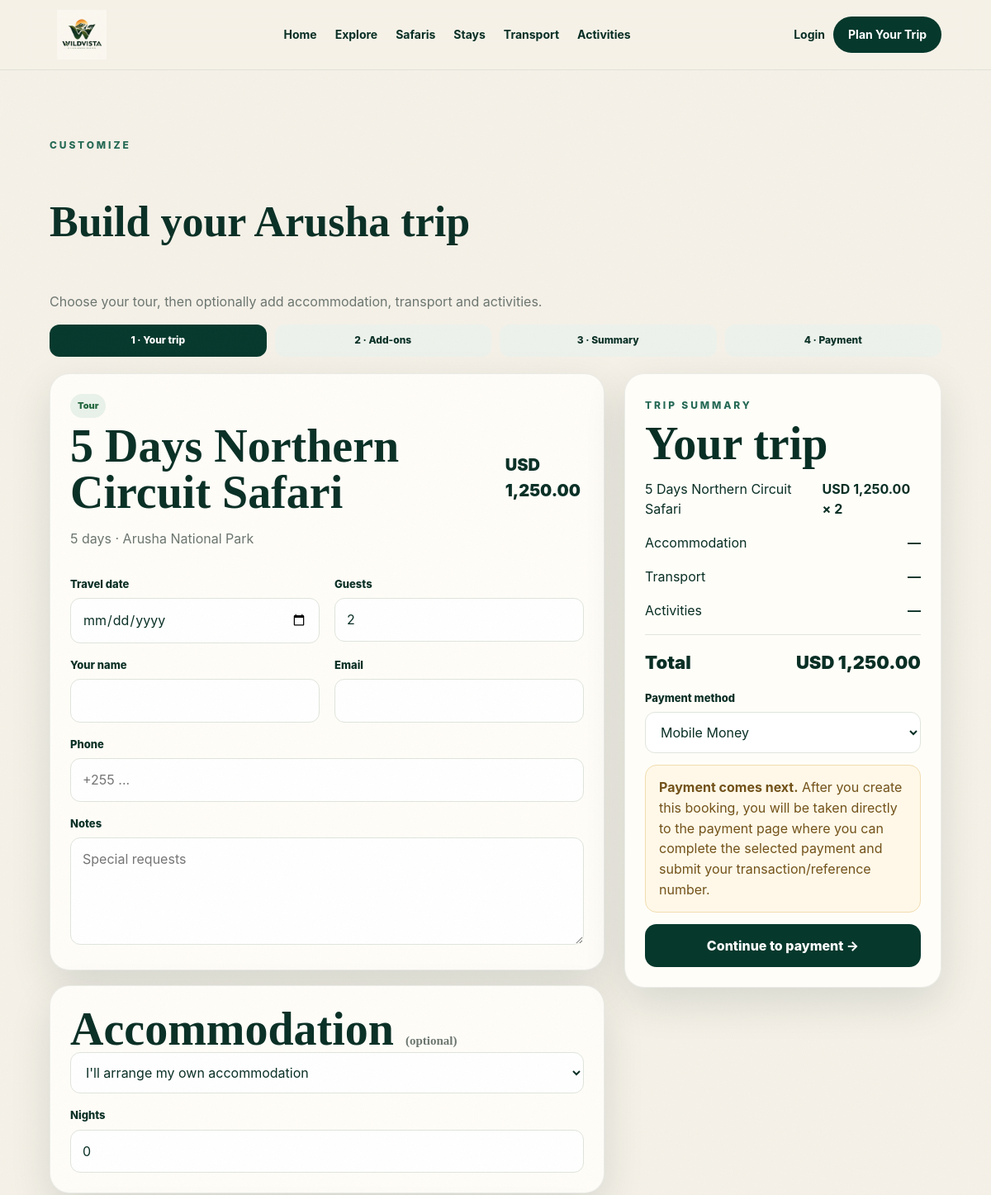
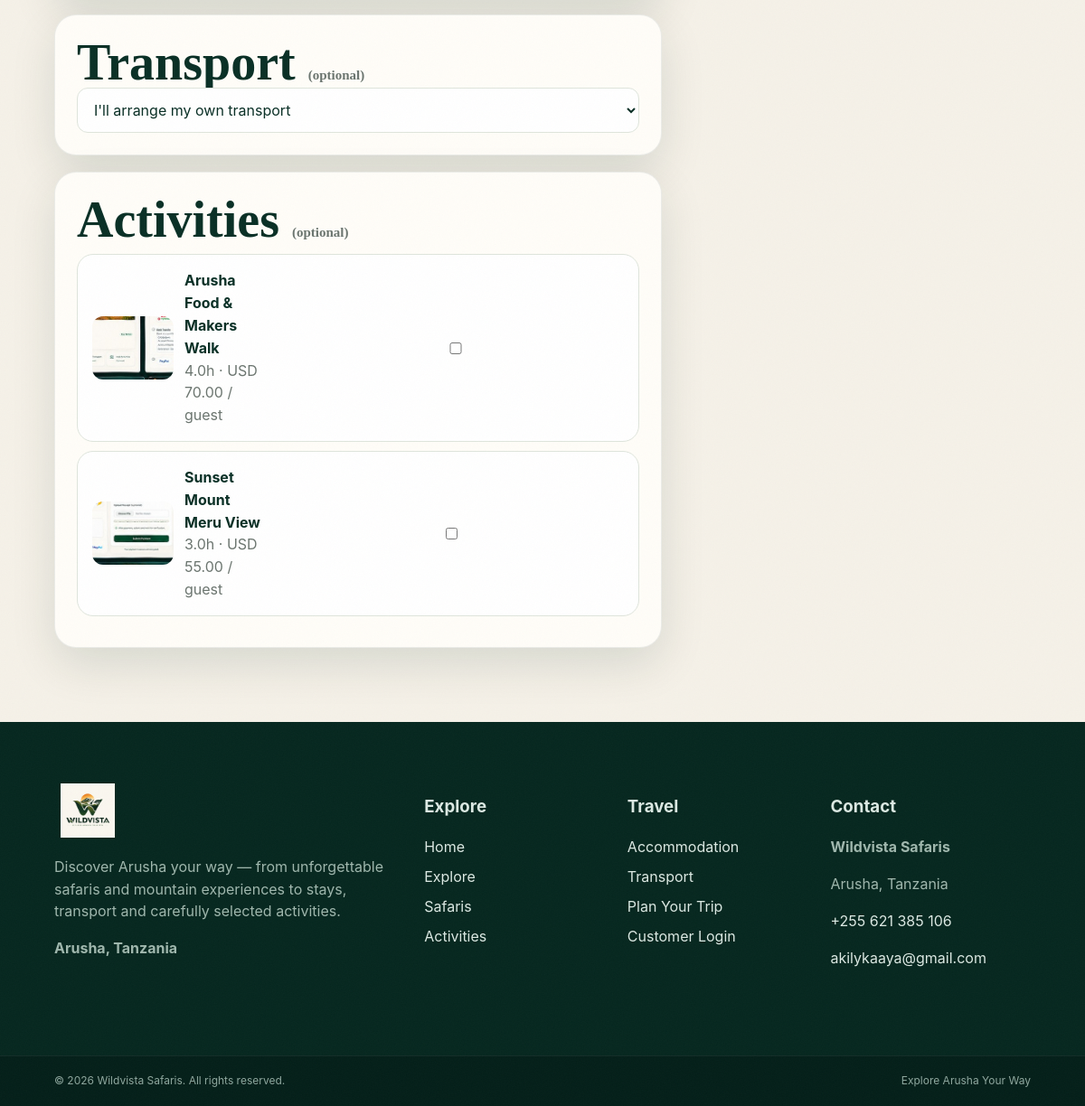
The app's page /book.php?tour_id=2 with its own data (2 pictures, top to bottom).
### tables this page shows
CREATE TABLE tours (
 id INT AUTO_INCREMENT PRIMARY KEY,
 operator_id INT NULL,
 destination_id INT NULL,
 title VARCHAR(180) NOT NULL,
 slug VARCHAR(200) NOT NULL UNIQUE,
 short_description VARCHAR(255) NOT NULL,
 description TEXT NOT NULL,
 duration_days INT NOT NULL DEFAULT 1,
 base_price DECIMAL(12,2) NOT NULL DEFAULT 0,
 price_type ENUM('per_person','per_group') NOT NULL DEFAULT 'per_person',
 max_guests INT NOT NULL DEFAULT 6,
 image VARCHAR(255) NULL,
 status ENUM('active','pending','draft','rejected') NOT NULL DEFAULT 'pending',
 featured TINYINT(1) NOT NULL DEFAULT 0,
 created_at DATETIME NOT NULL DEFAULT CURRENT_TIMESTAMP,
 FOREIGN KEY(operator_id) REFERENCES users(id) ON DELETE SET NULL,
 FOREIGN KEY(destination_id) REFERENCES destinations(id) ON DELETE SET NULL
);

CREATE TABLE destinations (
 id INT AUTO_INCREMENT PRIMARY KEY,
 name VARCHAR(150) NOT NULL,
 slug VARCHAR(180) NOT NULL UNIQUE,
 description TEXT NOT NULL,
 area VARCHAR(120) NULL,
 image VARCHAR(255) NULL,
 status ENUM('active','pending','draft') NOT NULL DEFAULT 'pending',
 created_by INT NULL,
 created_at DATETIME NOT NULL DEFAULT CURRENT_TIMESTAMP,
 FOREIGN KEY(created_by) REFERENCES users(id) ON DELETE SET NULL
);

CREATE TABLE activities (
 id INT AUTO_INCREMENT PRIMARY KEY,
 operator_id INT NULL,
 name VARCHAR(180) NOT NULL,
 description TEXT NOT NULL,
 duration_hours DECIMAL(5,1) NOT NULL DEFAULT 2,
 price DECIMAL(12,2) NOT NULL DEFAULT 0,
 image VARCHAR(255) NULL,
 status ENUM('active','pending','draft','rejected') NOT NULL DEFAULT 'pending',
 created_at DATETIME NOT NULL DEFAULT CURRENT_TIMESTAMP,
 FOREIGN KEY(operator_id) REFERENCES users(id) ON DELETE SET NULL
);

### app/config/config.php (called while the page is built, shortened)
<?php
function db(): mysqli {
    static $db;
    if ($db instanceof mysqli) return $db;
    $db = new mysqli(DB_HOST, DB_USER, DB_PASS, DB_NAME);
    $db->set_charset('utf8mb4');
    return $db;
}

### app/core/functions.php (called while the page is built, shortened)
<?php
require_once __DIR__ . '/../config/config.php';
function e(?string $v): string { return htmlspecialchars($v ?? '', ENT_QUOTES, 'UTF-8'); }
function url(string $path=''): string { return rtrim(BASE_PATH, '/') . '/' . ltrim($path, '/'); }
function media_url(?string $path): string {
    $path=trim((string)$path);
    $path=ltrim($path,'/');
    return url('assets/img/'.$path);
}
function current_user(): ?array {
    if (empty($_SESSION['user_id'])) return null;
    $id = (int)$_SESSION['user_id'];
    $st = db()->prepare('SELECT * FROM users WHERE id=? LIMIT 1'); $st->bind_param('i',$id); $st->execute(); $u=$st->get_result()->fetch_assoc();
    return $u ?: null;
}
function money(float $n): string { return CURRENCY.' '.number_format($n,2); }
function query(string $sql, string $types='', array $params=[]): mysqli_result|bool { $st=db()->prepare($sql); if($types){$refs=[];foreach($params as $k=>$_){$refs[$k]=&$params[$k];}array_unshift($refs,$types);$st->bind_param(...$refs);} $st->execute(); return $st->get_result(); }

### book.php (the view, shortened to what this page needs)
<?php
$tourId=(int)($_GET['tour_id']??$_POST['tour_id']??0);
$st=db()->prepare("
    SELECT t.*, d.name destination
    FROM tours t
    LEFT JOIN destinations d ON d.id=t.destination_id
    WHERE t.id=? AND t.status='active'
    LIMIT 1
");
$st->bind_param('i',$tourId);
$st->execute();
$tour=$st->get_result()->fetch_assoc();
$acts=query("SELECT * FROM activities WHERE status='active' ORDER BY name")
    ->fetch_all(MYSQLI_ASSOC);
require __DIR__.'/app/views/header.php';
$default=$u
    ? [
        'name'=>$u['name'],
        'email'=>$u['email'],
        'phone'=>$u['phone']
      ]
    : [
        'name'=>'',
        'email'=>'',
        'phone'=>''
      ];
?>
<section class="section">
<div class="eyebrow" style="color:var(--green)">
    Customize
</div>
<h1 style="font-family:Georgia,serif;font-size:52px">
    Build your Arusha trip
</h1>
<p class="muted">
    Choose your tour, then optionally add accommodation,
    transport and activities.
</p>
<form method="post"
      data-builder
      data-base="<?=e((string)$tour['base_price'])?>">
<div class="steps">
<div class="step active">
    1 · Your trip
</div>
<div class="step">
    2 · Add-ons
</div>
<div class="step">
    3 · Summary
</div>
<div class="step">
    4 · Payment
</div>
</div>
<div class="builder-grid">
<div>
<div class="panel">
<div class="row-between">
<div>
<span class="tag">
    Tour
</span>
<h2 style="margin:6px 0">
    <?=e($tour['title'])?>
</h2>
<p class="muted">
    <?=e((string)$tour['duration_days'])?>
    days ·
    <?=e($tour['destination']??'Arusha')?>
</p>
</div>
<strong class="price">
    <?=money((float)$tour['base_price'])?>
</strong>
</div>
<div class="split">
<div>
<label>Travel date</label>
<input
    type="date"
    name="booking_date"
    required
    min="<?=date('Y-m-d',strtotime('+1 day'))?>">
</div>
<div>
<label>Guests</label>
<input
    type="number"
    name="guests"
    min="1"
    max="<?=$tour['max_guests']?>"
    value="2"
    required>
</div>
</div>
<div class="split">
<div>
<label>Your name</label>
<input
    name="customer_name"
    required
    value="<?=e($default['name'])?>">
</div>
<div>
<label>Email</label>
<input
    type="email"
    name="customer_email"
    required
    value="<?=e($default['email'])?>">
</div>
</div>
<label>Phone</label>
<input
    name="customer_phone"
    value="<?=e($default['phone'])?>"
    placeholder="+255 ...">
<label>Notes</label>
<textarea
    name="notes"
    placeholder="Special requests"></textarea>
</div>
<div class="panel" style="margin-top:18px">
<h2 style="margin-top:0">
    Accommodation
    <span class="muted" style="font-size:15px">
        (optional)
    </span>
</h2>
<select name="accommodation_id" id="accommodation">
<option value="0">
    I'll arrange my own accommodation
</option>
</select>
<label>Nights</label>
<input
    type="number"
    name="nights"
    min="0"
    value="0">
</div>
<div class="panel" style="margin-top:18px">
<h2 style="margin-top:0">
    Transport
    <span class="muted" style="font-size:15px">
        (optional)
    </span>
</h2>
<select name="transport_id">
<option value="0">
    I'll arrange my own transport
</option>
</select>
</div>
<div class="panel" style="margin-top:18px">
<h2 style="margin-top:0">
    Activities
    <span class="muted" style="font-size:15px">
        (optional)
    </span>
</h2>
<?php foreach($acts as $a): ?>
<div class="option"
     data-price="<?=e((string)$a['price'])?>">
<div style="display:flex;gap:12px;align-items:center">
<img
    src="<?=e(media_url($a['image']))?>"
    alt="">
<div>
<strong>
    <?=e($a['name'])?>
</strong>
<div class="muted">
    <?=e((string)$a['duration_hours'])?>h ·
    <?=money((float)$a['price'])?>
    / guest
</div>
</div>
</div>
<input
    type="checkbox"
    name="activities[]"
    value="<?=$a['id']?>">
</div>
<?php endforeach; ?>
</div>
</div>
<div>
<div class="panel sticky-box">
<span class="eyebrow"
      style="color:var(--green)">
    Trip summary
</span>
<h2 style="margin:7px 0">
    Your trip
</h2>
<div class="summary-line">
<span>
    <?=e($tour['title'])?>
</span>
<strong>
    <?=money((float)$tour['base_price'])?>
    ×
    <span data-guests>2</span>
</strong>
</div>
<div class="summary-line">
<span>Accommodation</span>
<strong id="acTotal">—</strong>
</div>
<div class="summary-line">
<span>Transport</span>
<strong id="trTotal">—</strong>
</div>
<div class="summary-line">
<span>Activities</span>
<strong id="actTotal">—</strong>
</div>
<div class="summary-total">
<span>Total</span>
<span data-total>
</span>
</div>
<label>
    Payment method
</label>
<select name="payment_method">
<option value="mobile_money">
    Mobile Money
</option>
</select>
<div class="notice">
<strong>Payment comes next.</strong>
After you create this booking,
you will be taken directly to the
payment page where you can complete
the selected payment and submit your
transaction/reference number.
</div>
<button
    class="btn btn-dark"
    style="width:100%;font-size:16px">
Continue to payment →
</button>
</div>
</div>
</div>
</form>
</section>
<?php require __DIR__.'/app/views/footer.php'; ?>

### assets/css/app.css (style rules this page uses)
:root { --ink:#092f25; --deep:#06382c; --green:#0f5a45; --gold:#dca53a; --cream:#f5f1e8; --paper:#fffdf8; --muted:#6b756f; --line:#dfe5dc; --danger:#b94a44; --success:#3c8b63; --shadow:0 18px 50px rgba(5,45,34,.12); --radius:24px; }
* { box-sizing:border-box; }
html { scroll-behavior:smooth; }
body { margin:0; font-family:Inter,system-ui,-apple-system,BlinkMacSystemFont,"Segoe UI",sans-serif; background:var(--cream); color:var(--ink); line-height:1.55; }
img { max-width:100%; }
button, input, textarea, select { font:inherit; }
button { cursor:pointer; }
.eyebrow { text-transform:uppercase; letter-spacing:.24em; font-size:12px; font-weight:800; opacity:.9; }
.searchbox button, .btn { border:0; cursor:pointer; border-radius:14px; padding:14px 20px; font-weight:800; background:var(--gold); color:#173020; text-decoration:none; display:inline-flex; align-items:center; justify-content:center; transition: transform .2s ease, box-shadow .2s ease; }
.section { padding:82px 5vw; }
.section h2 { font-family:Georgia,serif; font-size:clamp(34px,5vw,56px); line-height:1; margin:0; }
.muted { color:var(--muted); }
.price { font-size:20px; font-weight:900; }
.row-between { display:flex; justify-content:space-between; gap:12px; align-items:center; }
.tag { display:inline-flex; padding:6px 9px; border-radius:999px; font-size:11px; font-weight:900; background:#e9f2ea; color:#24683f; }
label { display:block; font-size:13px; font-weight:800; margin:16px 0 7px; }
input, textarea, select { width:100%; padding:13px 14px; border:1px solid var(--line); border-radius:12px; background:#fff; color:var(--ink); font:inherit; outline:none; transition: border-color .2s, box-shadow .2s; }
textarea { min-height:130px; resize:vertical; }
.btn-dark { background:var(--deep); color:#fff; }
.sticky-box { position:sticky; top:100px; }
.panel { background:var(--paper); border:1px solid rgba(9,47,37,.08); padding:24px; border-radius:24px; box-shadow:var(--shadow); }
.steps { display:grid; grid-template-columns: repeat(4,1fr); gap:10px; margin-bottom:20px; }
.step { padding:10px; border-radius:12px; background:#edf2ec; text-align:center; font-size:12px; font-weight:800; }
.step.active { background:var(--deep); color:white; }
.builder-grid { display:grid; grid-template-columns: 1.4fr .8fr; gap:24px; }
.option { display:flex; justify-content:space-between; gap:16px; padding:16px; border:1px solid var(--line); border-radius:18px; margin:10px 0; align-items:center; background:#fff; }
.option img { width:90px; height:70px; object-fit:cover; border-radius:12px; }
.summary-line { display:flex; justify-content:space-between; gap:15px; padding:8px 0; }
.summary-total { display:flex; justify-content:space-between; font-weight:900; font-size:22px; padding-top:16px; border-top:1px solid var(--line); margin-top:8px; }
.split { display:grid; grid-template-columns: 1fr 1fr; gap:18px; }
.notice { padding:14px 16px; border-radius:14px; background:#fff8e8; border:1px solid #f1ddb0; color:#72521a; margin:14px 0; }

### records on screen
tours: title "5 Days Northern Circuit Safari", duration_days "5", destination.name "Arusha National Park", base_price "USD 1,250.00"
activities: image (picture), name "Arusha Food & Makers Walk", duration_hours "4.0", price "USD 70.00"
activities: image (picture), name "Sunset Mount Meru View", duration_hours "3.0", price "USD 55.00"
